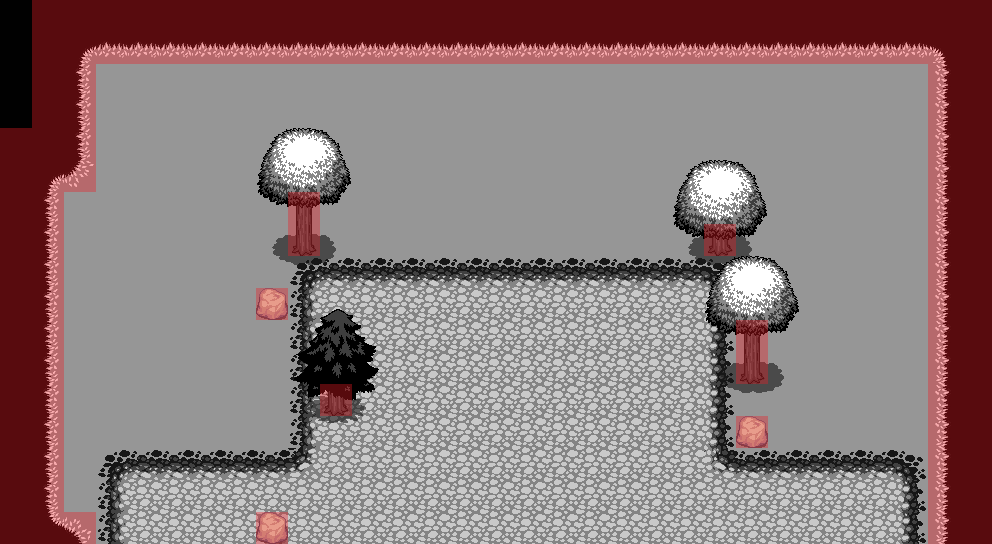

This is a level from a 2D game, rendered from its Tiled map with the project's own tilesets. A one-line summary and the map file follow, with tile-layer data summarised:
An orthogonal 31x17 tile map with 32x32 px tiles, 6 tile layers (Background, Ground, Overground, GroundObjects, ...), 53 tilesets and 20 objects.

<map version="1.0" orientation="orthogonal" renderorder="right-down" width="31" height="17" tilewidth="32" tileheight="32" nextobjectid="22">
 <tileset firstgid="1" name="col_half_right" tilewidth="32" tileheight="32" tilecount="1" columns="1">
  <image source="../col_half_right.png" width="32" height="32" />
  <tile id="0">
   <objectgroup draworder="index">
    <object id="2" x="16" y="0" width="16" height="32" />
   </objectgroup>
  </tile>
 </tileset>
 <tileset firstgid="2" name="col_half_left" tilewidth="32" tileheight="32" tilecount="1" columns="1">
  <image source="../col_half_left.png" width="32" height="32" />
  <tile id="0">
   <objectgroup draworder="index">
    <object id="1" x="0" y="0" width="16" height="32" />
   </objectgroup>
  </tile>
 </tileset>
 <tileset firstgid="3" name="col_half_bottom" tilewidth="32" tileheight="32" tilecount="1" columns="1">
  <image source="../col_half_bottom.png" width="32" height="32" />
  <tile id="0">
   <objectgroup draworder="index">
    <object id="1" x="0" y="16" width="32" height="16" />
   </objectgroup>
  </tile>
 </tileset>
 <tileset firstgid="4" name="col_half_top" tilewidth="32" tileheight="32" tilecount="1" columns="1">
  <image source="../col_half_top.png" width="32" height="32" />
  <tile id="0">
   <objectgroup draworder="index">
    <object id="1" x="0" y="0" width="32" height="16" />
   </objectgroup>
  </tile>
 </tileset>
 <tileset firstgid="5" name="water" tilewidth="32" tileheight="32" tilecount="18" columns="3">
  <image source="../LPC Base Assets/LPC Base Assets/tiles/water.png" width="96" height="192" />
 </tileset>
 <tileset firstgid="23" name="grass" tilewidth="32" tileheight="32" tilecount="18" columns="3">
  <image source="../LPC Base Assets/LPC Base Assets/tiles/grass.png" width="96" height="192" />
  <terraintypes>
   <terrain name="grass" tile="-1">
    <properties>
     <property name="unity:tag" value="DoorsLayer" />
    </properties>
   </terrain>
  </terraintypes>
  <tile id="1" terrain="0,0,0," />
  <tile id="2" terrain="0,0,,0" />
  <tile id="4" terrain="0,,0,0" />
  <tile id="5" terrain=",0,0,0" />
  <tile id="6" terrain=",,,0" />
  <tile id="7" terrain=",,0,0" />
  <tile id="8" terrain=",,0," />
  <tile id="9" terrain=",0,,0" />
  <tile id="10" terrain="0,0,0,0" />
  <tile id="11" terrain="0,,0," />
  <tile id="12" terrain=",0,," />
  <tile id="13" terrain="0,0,," />
  <tile id="14" terrain="0,,," />
 </tileset>
 <tileset firstgid="41" name="col_triangle1" tilewidth="32" tileheight="32" tilecount="1" columns="1">
  <image source="../col_triangle1.png" width="32" height="32" />
  <tile id="0">
   <objectgroup draworder="index">
    <object id="1" x="32" y="15.9091">
     <polygon points="0,0 -16,15.9091 0,16.0909" />
    </object>
   </objectgroup>
  </tile>
 </tileset>
 <tileset firstgid="42" name="col_triangle2" tilewidth="32" tileheight="32" tilecount="1" columns="1">
  <image source="../col_triangle2.png" width="32" height="32" />
  <tile id="0">
   <objectgroup draworder="index">
    <object id="1" x="0.181818" y="15.8182">
     <polygon points="0,0 16,16.0909 -0.181818,16.1818" />
    </object>
   </objectgroup>
  </tile>
 </tileset>
 <tileset firstgid="43" name="col_triangle3" tilewidth="32" tileheight="32" tilecount="1" columns="1">
  <image source="../col_triangle3.png" width="32" height="32" />
  <tile id="0">
   <objectgroup draworder="index">
    <object id="1" x="-0.181818" y="15.7273">
     <polygon points="0,0 16.1818,-15.7273 0.181818,-15.7273" />
    </object>
   </objectgroup>
  </tile>
 </tileset>
 <tileset firstgid="44" name="col_triangle4" tilewidth="32" tileheight="32" tilecount="1" columns="1">
  <image source="../col_triangle4.png" width="32" height="32" />
  <tile id="0">
   <objectgroup draworder="index">
    <object id="1" x="16.0909" y="0">
     <polygon points="0,0 15.8182,16 15.9091,0" />
    </object>
   </objectgroup>
  </tile>
 </tileset>
 <tileset firstgid="45" name="col_triangle_inv4" tilewidth="32" tileheight="32" tilecount="1" columns="1">
  <image source="../col_triangle_inv4.png" width="32" height="32" />
  <tile id="0">
   <objectgroup draworder="index">
    <object id="2" x="16.0909" y="0">
     <polygon points="0,0 15.9091,0 15.9091,32 -16.0909,32 -16.2727,16.4545" />
    </object>
   </objectgroup>
  </tile>
 </tileset>
 <tileset firstgid="46" name="col_triangle_inv1" tilewidth="32" tileheight="32" tilecount="1" columns="1">
  <image source="../col_triangle_inv1.png" width="32" height="32" />
  <tile id="0">
   <objectgroup draworder="index">
    <object id="1" x="-0.0909091" y="-0.0909091">
     <polyline points="0,0 15.7273,-0.0909091 32,16.0909 32.0909,32.0909 0.0909091,32.0909 0.0909091,0.0909091" />
    </object>
   </objectgroup>
  </tile>
 </tileset>
 <tileset firstgid="47" name="col_triangle_inv2" tilewidth="32" tileheight="32" tilecount="1" columns="1">
  <image source="../col_triangle_inv2.png" width="32" height="32" />
  <tile id="0">
   <objectgroup draworder="index">
    <object id="1" x="0.272727" y="-0.0909091">
     <polyline points="0,0 31.7273,0.0909091 31.7273,15.8182 15.8182,32 -0.272727,32.0909 -0.272727,0.0909091" />
    </object>
   </objectgroup>
  </tile>
 </tileset>
 <tileset firstgid="48" name="col_triangle_inv3" tilewidth="32" tileheight="32" tilecount="1" columns="1">
  <image source="../col_triangle_inv3.png" width="32" height="32" />
  <tile id="0">
   <objectgroup draworder="index">
    <object id="1" x="0" y="-0.0909091">
     <polyline points="0,0 32,0.0909091 32,32.0909 16.1818,32 0.0909091,16 0,0.0909091" />
    </object>
   </objectgroup>
  </tile>
 </tileset>
 <tileset firstgid="49" name="cement" tilewidth="32" tileheight="32" tilecount="18" columns="3">
  <image source="../LPC Base Assets/LPC Base Assets/tiles/cement.png" width="96" height="192" />
 </tileset>
 <tileset firstgid="67" name="cementstair" tilewidth="32" tileheight="32" tilecount="20" columns="5">
  <image source="../LPC Base Assets/LPC Base Assets/tiles/cementstair.png" width="160" height="128" />
 </tileset>
 <tileset firstgid="87" name="chests" tilewidth="32" tileheight="32" tilecount="6" columns="2">
  <image source="../LPC Base Assets/LPC Base Assets/tiles/chests.png" width="64" height="96" />
 </tileset>
 <tileset firstgid="93" name="country" tilewidth="32" tileheight="32" tilecount="20" columns="5">
  <image source="../LPC Base Assets/LPC Base Assets/tiles/country.png" width="160" height="128" />
 </tileset>
 <tileset firstgid="113" name="cup" tilewidth="32" tileheight="32" tilecount="2" columns="1">
  <image source="../LPC Base Assets/LPC Base Assets/tiles/cup.png" width="32" height="64" />
 </tileset>
 <tileset firstgid="115" name="dirt" tilewidth="32" tileheight="32" tilecount="18" columns="3">
  <image source="../LPC Base Assets/LPC Base Assets/tiles/dirt.png" width="96" height="192" />
  <terraintypes>
   <terrain name="dirt" tile="-1" />
  </terraintypes>
  <tile id="1" terrain="0,0,0," />
  <tile id="2" terrain="0,0,,0" />
  <tile id="4" terrain="0,,0,0" />
  <tile id="5" terrain=",0,0,0" />
  <tile id="6" terrain=",,,0" />
  <tile id="7" terrain=",,0,0" />
  <tile id="8" terrain=",,0," />
  <tile id="9" terrain=",0,,0" />
  <tile id="10" terrain="0,0,0,0" />
  <tile id="11" terrain="0,,0," />
  <tile id="12" terrain=",0,," />
  <tile id="13" terrain="0,0,," />
  <tile id="14" terrain="0,,," />
 </tileset>
 <tileset firstgid="133" name="dirt2" tilewidth="32" tileheight="32" tilecount="18" columns="3">
  <image source="../LPC Base Assets/LPC Base Assets/tiles/dirt2.png" width="96" height="192" />
 </tileset>
 <tileset firstgid="151" name="dungeon" tilewidth="32" tileheight="32" tilecount="104" columns="13">
  <image source="../LPC Base Assets/LPC Base Assets/tiles/dungeon.png" width="416" height="256" />
 </tileset>
 <tileset firstgid="255" name="grass" tilewidth="32" tileheight="32" tilecount="18" columns="3">
  <image source="../LPC Base Assets/LPC Base Assets/tiles/grass.png" width="96" height="192" />
 </tileset>
 <tileset firstgid="273" name="grassalt" tilewidth="32" tileheight="32" tilecount="18" columns="3">
  <image source="../LPC Base Assets/LPC Base Assets/tiles/grassalt.png" width="96" height="192" />
  <terraintypes>
   <terrain name="grass2" tile="-1" />
  </terraintypes>
  <tile id="1" terrain="0,0,0," />
  <tile id="2" terrain="0,0,,0" />
  <tile id="4" terrain="0,,0,0" />
  <tile id="5" terrain=",0,0,0" />
  <tile id="6" terrain=",,,0" />
  <tile id="7" terrain=",,0,0" />
  <tile id="8" terrain=",,0," />
  <tile id="9" terrain=",0,,0" />
  <tile id="10" terrain="0,0,0,0" />
  <tile id="11" terrain="0,,0," />
  <tile id="12" terrain=",0,," />
  <tile id="13" terrain="0,0,," />
  <tile id="14" terrain="0,,," />
 </tileset>
 <tileset firstgid="291" name="hole" tilewidth="32" tileheight="32" tilecount="18" columns="3">
  <image source="../LPC Base Assets/LPC Base Assets/tiles/hole.png" width="96" height="192" />
 </tileset>
 <tileset firstgid="309" name="holek" tilewidth="32" tileheight="32" tilecount="18" columns="3">
  <image source="../LPC Base Assets/LPC Base Assets/tiles/holek.png" width="96" height="192" />
 </tileset>
 <tileset firstgid="327" name="holemid" tilewidth="32" tileheight="32" tilecount="18" columns="3">
  <image source="../LPC Base Assets/LPC Base Assets/tiles/holemid.png" width="96" height="192" />
 </tileset>
 <tileset firstgid="345" name="house" tilewidth="32" tileheight="32" tilecount="63" columns="9">
  <image source="../LPC Base Assets/LPC Base Assets/tiles/house.png" width="288" height="224" />
 </tileset>
 <tileset firstgid="408" name="inside" tilewidth="32" tileheight="32" tilecount="100" columns="10">
  <image source="../LPC Base Assets/LPC Base Assets/tiles/inside.png" width="320" height="320" />
 </tileset>
 <tileset firstgid="508" name="kitchen" tilewidth="32" tileheight="32" tilecount="8" columns="2">
  <image source="../LPC Base Assets/LPC Base Assets/tiles/kitchen.png" width="64" height="128" />
 </tileset>
 <tileset firstgid="516" name="lava" tilewidth="32" tileheight="32" tilecount="18" columns="3">
  <image source="../LPC Base Assets/LPC Base Assets/tiles/lava.png" width="96" height="192" />
 </tileset>
 <tileset firstgid="534" name="lavarock" tilewidth="32" tileheight="32" tilecount="18" columns="3">
  <image source="../LPC Base Assets/LPC Base Assets/tiles/lavarock.png" width="96" height="192" />
  <terraintypes>
   <terrain name="lavarock" tile="-1" />
  </terraintypes>
  <tile id="1" terrain="0,0,0," />
  <tile id="2" terrain="0,0,,0" />
  <tile id="4" terrain="0,,0,0" />
  <tile id="5" terrain=",0,0,0" />
  <tile id="6" terrain=",,,0" />
  <tile id="7" terrain=",,0,0" />
  <tile id="8" terrain=",,0," />
  <tile id="9" terrain=",0,,0" />
  <tile id="10" terrain="0,0,0,0" />
  <tile id="11" terrain="0,,0," />
  <tile id="12" terrain=",0,," />
  <tile id="13" terrain="0,0,," />
  <tile id="14" terrain="0,,," />
 </tileset>
 <tileset firstgid="552" name="mountains" tilewidth="32" tileheight="32" tilecount="108" columns="12">
  <image source="../LPC Base Assets/LPC Base Assets/tiles/mountains.png" width="384" height="288" />
 </tileset>
 <tileset firstgid="660" name="rock" tilewidth="32" tileheight="32" tilecount="2" columns="2">
  <image source="../LPC Base Assets/LPC Base Assets/tiles/rock.png" width="64" height="32" />
 </tileset>
 <tileset firstgid="662" name="signs" tilewidth="32" tileheight="32" tilecount="6" columns="3">
  <image source="../LPC Base Assets/LPC Base Assets/tiles/signs.png" width="96" height="64" />
 </tileset>
 <tileset firstgid="668" name="stairs" tilewidth="32" tileheight="32" tilecount="112" columns="8">
  <image source="../LPC Base Assets/LPC Base Assets/tiles/stairs.png" width="256" height="448" />
 </tileset>
 <tileset firstgid="780" name="treetop" tilewidth="32" tileheight="32" tilecount="42" columns="6">
  <image source="../LPC Base Assets/LPC Base Assets/tiles/treetop.png" width="192" height="224" />
 </tileset>
 <tileset firstgid="822" name="trunk" tilewidth="32" tileheight="32" tilecount="18" columns="6">
  <image source="../LPC Base Assets/LPC Base Assets/tiles/trunk.png" width="192" height="96" />
 </tileset>
 <tileset firstgid="840" name="victoria" tilewidth="32" tileheight="32" tilecount="55" columns="11">
  <image source="../LPC Base Assets/LPC Base Assets/tiles/victoria.png" width="352" height="160" />
 </tileset>
 <tileset firstgid="895" name="water" tilewidth="32" tileheight="32" tilecount="18" columns="3">
  <image source="../LPC Base Assets/LPC Base Assets/tiles/water.png" width="96" height="192" />
 </tileset>
 <tileset firstgid="913" name="waterfall" tilewidth="32" tileheight="32" tilecount="15" columns="3">
  <image source="../LPC Base Assets/LPC Base Assets/tiles/waterfall.png" width="96" height="160" />
 </tileset>
 <tileset firstgid="928" name="watergrass" tilewidth="32" tileheight="32" tilecount="18" columns="3">
  <image source="../LPC Base Assets/LPC Base Assets/tiles/watergrass.png" width="96" height="192" />
 </tileset>
 <tileset firstgid="946" name="barrel" tilewidth="32" tileheight="32" tilecount="8" columns="4">
  <image source="../LPC Base Assets/LPC Base Assets/tiles/barrel.png" width="128" height="64" />
 </tileset>
 <tileset firstgid="954" name="brackish" tilewidth="32" tileheight="32" tilecount="18" columns="3">
  <image source="../LPC Base Assets/LPC Base Assets/tiles/brackish.png" width="96" height="192" />
 </tileset>
 <tileset firstgid="972" name="bridges" tilewidth="32" tileheight="32" tilecount="42" columns="6">
  <image source="../LPC Base Assets/LPC Base Assets/tiles/bridges.png" width="192" height="224" />
 </tileset>
 <tileset firstgid="1014" name="buckets" tilewidth="32" tileheight="32" tilecount="6" columns="3">
  <image source="../LPC Base Assets/LPC Base Assets/tiles/buckets.png" width="96" height="64" />
 </tileset>
 <tileset firstgid="1020" name="cabinets" tilewidth="32" tileheight="32" tilecount="78" columns="6">
  <image source="../LPC Base Assets/LPC Base Assets/tiles/cabinets.png" width="192" height="416" />
 </tileset>
 <tileset firstgid="1098" name="castle_lightsources" tilewidth="32" tileheight="32" tilecount="20" columns="5">
  <image source="../LPC Base Assets/LPC Base Assets/tiles/castle_lightsources.png" width="160" height="128" />
 </tileset>
 <tileset firstgid="1118" name="castle_outside" tilewidth="32" tileheight="32" tilecount="187" columns="17">
  <image source="../LPC Base Assets/LPC Base Assets/tiles/castle_outside.png" width="544" height="352" />
 </tileset>
 <tileset firstgid="1305" name="castlefloors" tilewidth="32" tileheight="32" tilecount="100" columns="10">
  <image source="../LPC Base Assets/LPC Base Assets/tiles/castlefloors.png" width="320" height="320" />
 </tileset>
 <tileset firstgid="1405" name="castlefloors_outside" tilewidth="32" tileheight="32" tilecount="20" columns="4">
  <image source="../LPC Base Assets/LPC Base Assets/tiles/castlefloors_outside.png" width="128" height="160" />
 </tileset>
 <tileset firstgid="1425" name="castlewalls" tilewidth="32" tileheight="32" tilecount="180" columns="12">
  <image source="../LPC Base Assets/LPC Base Assets/tiles/castlewalls.png" width="384" height="480" />
 </tileset>
 <tileset firstgid="1605" name="red_tile" tilewidth="32" tileheight="32" tilecount="1" columns="1">
  <image source="../red_tile.png" width="32" height="32" />
  <tile id="0">
   <objectgroup draworder="index">
    <object id="1" x="0" y="0" width="32" height="32" />
   </objectgroup>
  </tile>
 </tileset>
 <layer name="Background" width="31" height="17">
  <properties>
   <property name="unity:sortingLayerName" value="Background" />
  </properties>
  <data>[527 cells, 527 non-empty, 2 distinct tile ids]</data>
 </layer>
 <layer name="Ground" width="31" height="17">
  <properties>
   <property name="unity:sortingLayerName" value="Ground" />
  </properties>
  <data>[527 cells, 460 non-empty, 9 distinct tile ids]</data>
 </layer>
 <layer name="Overground" width="31" height="17">
  <properties>
   <property name="unity:sortingLayerName" value="Overground" />
  </properties>
  <data>[527 cells, 162 non-empty, 8 distinct tile ids]</data>
 </layer>
 <layer name="GroundObjects" width="31" height="17">
  <properties>
   <property name="unity:sortingLayerName" value="GroundObjects" />
  </properties>
  <data>[527 cells, 39 non-empty, 19 distinct tile ids]</data>
 </layer>
 <layer name="TopObjects" width="31" height="17">
  <properties>
   <property name="unity:sortingLayerName" value="TopObjects" />
  </properties>
  <data>[527 cells, 39 non-empty, 21 distinct tile ids]</data>
 </layer>
 <layer name="Collision" width="31" height="17" opacity="0.37">
  <data>[527 cells, 132 non-empty, 1 distinct tile ids]</data>
 </layer>
 <objectgroup name="Spawns">
  <properties>
   <property name="unity:tag" value="SpawnLayer" />
  </properties>
  <object id="2" x="525.004" y="197" width="76" height="76">
   <properties>
    <property name="SpawnName" value="Enemy" />
    <property name="SpawnNumberMax" value="2" />
    <property name="SpawnNumberMin" value="1" />
   </properties>
   <ellipse />
  </object>
  <object id="4" x="141" y="170.333" width="81.3333" height="81.3333">
   <properties>
    <property name="SpawnName" value="BadEnemy" />
    <property name="SpawnNumber" value="1" />
   </properties>
   <ellipse />
  </object>
  <object id="15" x="525" y="387.667" width="10" height="10">
   <properties>
    <property name="SpawnName" value="Player" />
    <property name="SpawnNumber" value="1" />
   </properties>
   <ellipse />
  </object>
 </objectgroup>
 <objectgroup name="Doors">
  <properties>
   <property name="unity:tag" value="DoorsLayer" />
  </properties>
  <object id="10" x="83.2276" y="540.651" width="854.667" height="12">
   <properties>
    <property name="DoorType" value="Down" />
   </properties>
  </object>
 </objectgroup>
 <objectgroup name="Items">
  <object id="19" x="412.584" y="300.417" width="24" height="24">
   <properties>
    <property name="item" value="item" />
   </properties>
   <ellipse />
  </object>
  <object id="20" x="580.417" y="83.5835" width="24" height="24">
   <properties>
    <property name="item" value="item" />
   </properties>
   <ellipse />
  </object>
  <object id="21" x="799.417" y="168.583" width="24" height="24">
   <properties>
    <property name="item" value="item" />
   </properties>
   <ellipse />
  </object>
 </objectgroup>
</map>
